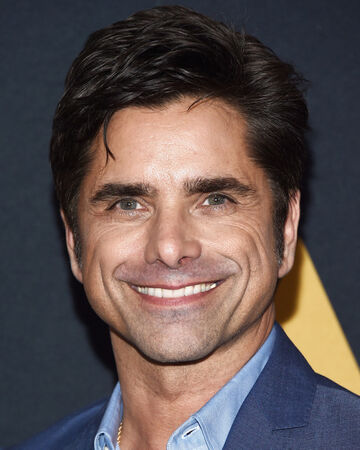
%> input picture hw5/hybrid_image/set5_far.jpg, 360 x 450 px
$ octave hybrid_image_starter_code.m   (GNU Octave 9; MATLAB toolbox functions it lacks are replaced by stand-ins)
%> lines starting %> are read from the running program, lines starting %| are printed output that depends on the picture
close all; % closes all figures (remaining from previous run)

% read images and convert to single format
im1 = im2double(imread('./set5_far.jpg')); %Smooth		% "far" picture
im2 = im2double(imread('./set5_near.jpg')); 	%Busy		% "near" picture
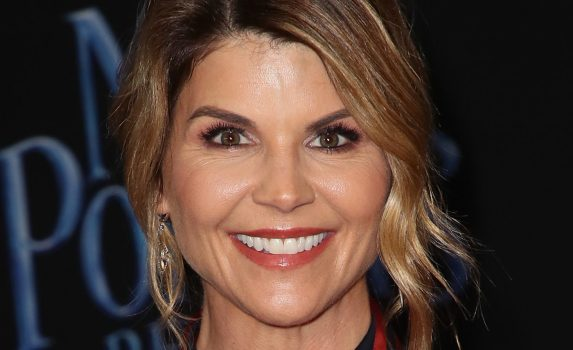
%> input picture hw5/hybrid_image/set5_near.jpg, 573 x 350 px
im1 = rgb2gray(im1); % convert to grayscale
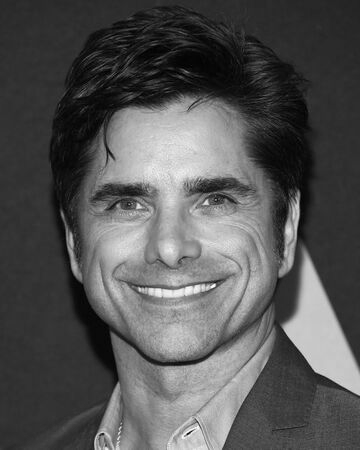
%> im1: size 450x360 double; min 0, max 0.992, mean 0.335
im2 = rgb2gray(im2);
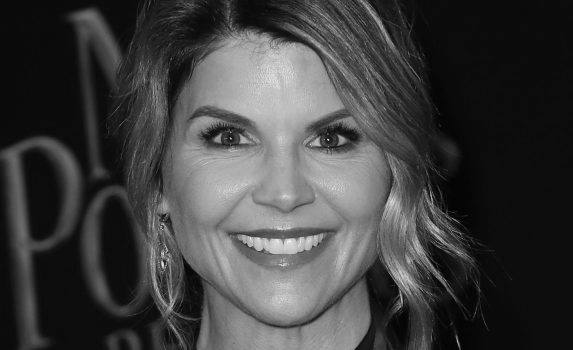
%> im2: size 350x573 double; min 0, max 0.965, mean 0.251

im3 = im2double(imread('./set2_hybrid.jpg'));
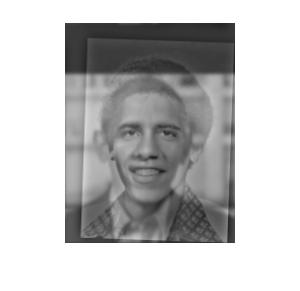
%> input picture hw5/hybrid_image/set2_hybrid.jpg, 300 x 291 px
%> im3: size 291x300x3 double; min 0.11, max 1, mean 0.763
% use this if you want to align the two images (e.g., by the eyes) and crop
% them to be of same size
%> (the run ends here)
